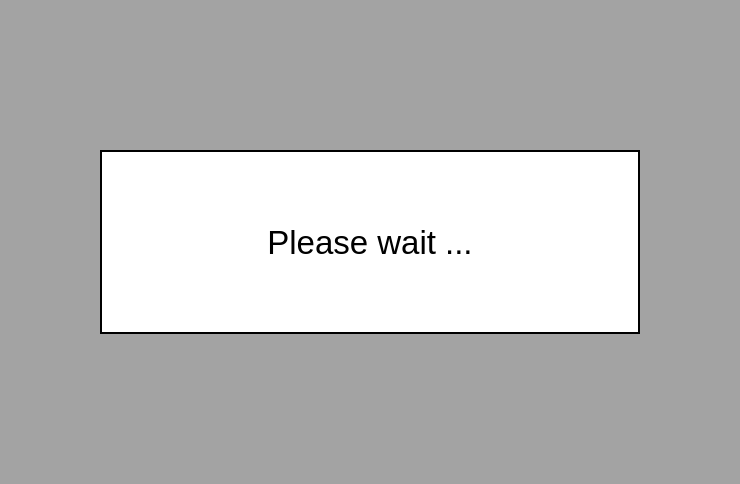
<?xml version="1.0" encoding="UTF-8"?>
<ui version="4.0">
 <class>WaitMessagePage</class>
 <widget class="QWidget" name="WaitMessagePage">
  <property name="geometry">
   <rect>
    <x>0</x>
    <y>0</y>
    <width>740</width>
    <height>484</height>
   </rect>
  </property>
  <property name="palette">
   <palette>
    <active>
     <colorrole role="Base">
      <brush brushstyle="SolidPattern">
       <color alpha="255">
        <red>255</red>
        <green>255</green>
        <blue>255</blue>
       </color>
      </brush>
     </colorrole>
     <colorrole role="Window">
      <brush brushstyle="SolidPattern">
       <color alpha="150">
        <red>145</red>
        <green>145</green>
        <blue>145</blue>
       </color>
      </brush>
     </colorrole>
    </active>
    <inactive>
     <colorrole role="Base">
      <brush brushstyle="SolidPattern">
       <color alpha="255">
        <red>255</red>
        <green>255</green>
        <blue>255</blue>
       </color>
      </brush>
     </colorrole>
     <colorrole role="Window">
      <brush brushstyle="SolidPattern">
       <color alpha="150">
        <red>145</red>
        <green>145</green>
        <blue>145</blue>
       </color>
      </brush>
     </colorrole>
    </inactive>
    <disabled>
     <colorrole role="Base">
      <brush brushstyle="SolidPattern">
       <color alpha="150">
        <red>145</red>
        <green>145</green>
        <blue>145</blue>
       </color>
      </brush>
     </colorrole>
     <colorrole role="Window">
      <brush brushstyle="SolidPattern">
       <color alpha="150">
        <red>145</red>
        <green>145</green>
        <blue>145</blue>
       </color>
      </brush>
     </colorrole>
    </disabled>
   </palette>
  </property>
  <property name="windowTitle">
   <string>Form</string>
  </property>
  <property name="autoFillBackground">
   <bool>true</bool>
  </property>
  <layout class="QVBoxLayout" name="verticalLayout">
   <property name="leftMargin">
    <number>100</number>
   </property>
   <property name="topMargin">
    <number>150</number>
   </property>
   <property name="rightMargin">
    <number>100</number>
   </property>
   <property name="bottomMargin">
    <number>150</number>
   </property>
   <item>
    <widget class="QLabel" name="messageLabel">
     <property name="palette">
      <palette>
       <active>
        <colorrole role="Base">
         <brush brushstyle="SolidPattern">
          <color alpha="255">
           <red>255</red>
           <green>255</green>
           <blue>255</blue>
          </color>
         </brush>
        </colorrole>
        <colorrole role="Window">
         <brush brushstyle="SolidPattern">
          <color alpha="255">
           <red>255</red>
           <green>255</green>
           <blue>255</blue>
          </color>
         </brush>
        </colorrole>
       </active>
       <inactive>
        <colorrole role="Base">
         <brush brushstyle="SolidPattern">
          <color alpha="255">
           <red>255</red>
           <green>255</green>
           <blue>255</blue>
          </color>
         </brush>
        </colorrole>
        <colorrole role="Window">
         <brush brushstyle="SolidPattern">
          <color alpha="255">
           <red>255</red>
           <green>255</green>
           <blue>255</blue>
          </color>
         </brush>
        </colorrole>
       </inactive>
       <disabled>
        <colorrole role="Base">
         <brush brushstyle="SolidPattern">
          <color alpha="255">
           <red>255</red>
           <green>255</green>
           <blue>255</blue>
          </color>
         </brush>
        </colorrole>
        <colorrole role="Window">
         <brush brushstyle="SolidPattern">
          <color alpha="255">
           <red>255</red>
           <green>255</green>
           <blue>255</blue>
          </color>
         </brush>
        </colorrole>
       </disabled>
      </palette>
     </property>
     <property name="font">
      <font>
       <pointsize>25</pointsize>
      </font>
     </property>
     <property name="autoFillBackground">
      <bool>true</bool>
     </property>
     <property name="frameShape">
      <enum>QFrame::Box</enum>
     </property>
     <property name="lineWidth">
      <number>2</number>
     </property>
     <property name="text">
      <string>Please wait ...</string>
     </property>
     <property name="textFormat">
      <enum>Qt::AutoText</enum>
     </property>
     <property name="scaledContents">
      <bool>true</bool>
     </property>
     <property name="alignment">
      <set>Qt::AlignCenter</set>
     </property>
     <property name="wordWrap">
      <bool>true</bool>
     </property>
    </widget>
   </item>
  </layout>
 </widget>
 <resources/>
 <connections/>
</ui>
